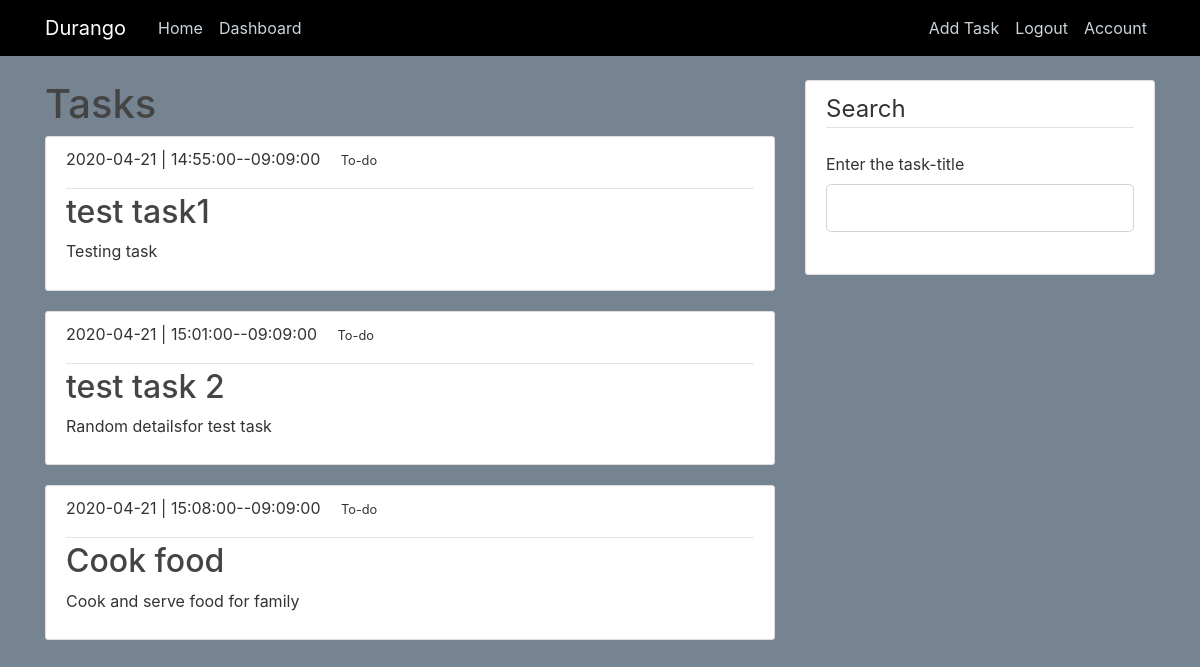
Page /dashboard (signed in) on the earlier database version.
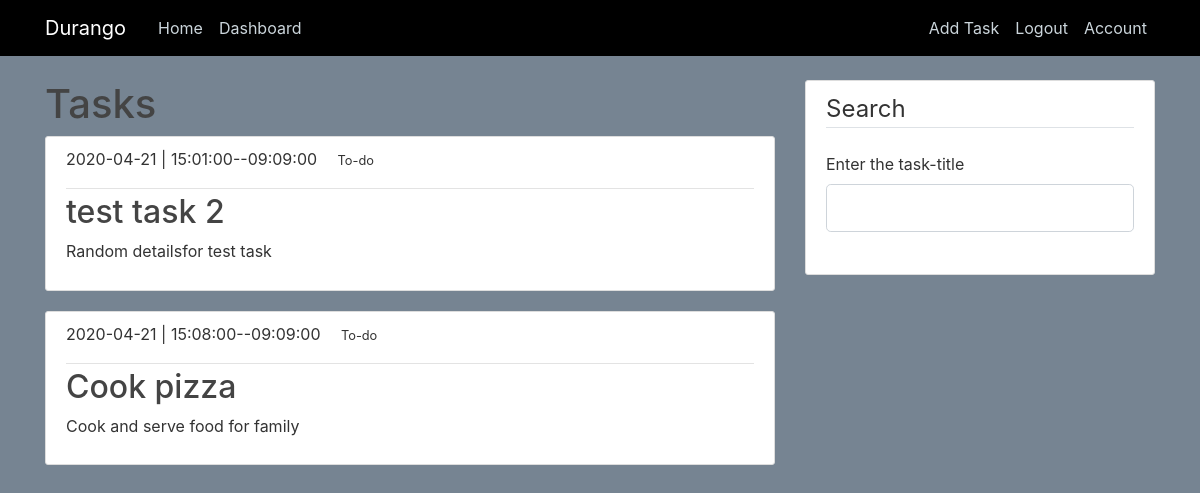
Same page on the later database version.
### durango/models.py (models this page shows, shortened)
class Task(db.Model):
    id=db.Column(db.Integer,primary_key=True)
    title=db.Column(db.String(100), nullable=False)
    date=db.Column(db.Date(),nullable=False)
    starttime=db.Column(db.Time,nullable=False)
    endtime=db.Column(db.Time,nullable=False)
    details=db.Column(db.Text,nullable=False)
    status=db.Column(db.String(20),nullable=False)
    user_id=db.Column(db.Integer, db.ForeignKey('user.id'),nullable=False)

### durango/routes.py (the view)
@app.route("/dashboard", methods=['GET', 'POST'])
@login_required
def dashboard():
    tasks=Task.query.all()
    form=SearchForm()
    if form.validate_on_submit():
        return render_template('search_task.html', title='Searched Task', tasks=tasks,form=form)
    return render_template('dashboard.html', title='Dashboard', tasks=tasks,form=form)

### durango/forms.py
class SearchForm(FlaskForm):
	search=StringField('Enter the task-title',validators=[DataRequired()])
	submit=SubmitField('Search')

### durango/models.py (called while the page is built)
@login_manager.user_loader
def load_user(user_id):
    return User.query.get(int(user_id)) #getting user by id

### durango/templates/dashboard.html (shortened to what this page needs)
{% extends "layout.html"%}
{% block content %}
<h1> Tasks </h1>
  {% for task in tasks %}
  {%if current_user.id==task.user_id%}
    <article class="media content-section">
      <div class="media-body">
        <div class="article-metadata">
          <p class="mr-2 ">{{ task.date }}  | {{ task.starttime }}--{{task.endtime}}
          <small class="text-black ml-3"> {{task.status}}
          </small></p>
        </div>
        <h2><a class="article-title" href="{{url_for('task',task_id=task.id)}}">{{ task.title }}</a></h2>
        <p class="article-content">{{ task.details }}</p>
      </div>
    </article>
  {%endif%}
  {% endfor %}
</div>
<div class="col-md-4">
<div class="content-section">
        <form method="POST" action="">
            <fieldset class="form-group">
                <legend class="border-bottom mb-4">Search</legend>
        <div class="form-group">
                    {{ form.search.label(class="form-control-label") }}
                    {% if form.search.errors %}
                        {{ form.search(class="form-control form-control-lg is-invalid") }}
                        <div class="invalid-feedback">
                            {% for error in form.search.errors %}
                                <span>{{ error }}</span>
                            {% endfor %}
                        </div>
                    {% else %}
                        {{ form.search(class="form-control form-control-lg") }}
                    {% endif %}
                </div>
              </fieldset>
            </form>
          </div>
        </div>
{% endblock content%}

### durango/templates/layout.html (shortened to what this page needs)
<!DOCTYPE html>
<html>
<head>
    <link rel="stylesheet" href="https://stackpath.bootstrapcdn.com/bootstrap/4.1.3/css/bootstrap.min.css">
    <link rel="stylesheet" type="text/css"  href="{{url_for('static', filename='main.css')}}">
</head>
<body>
	<header class="site-header">
	  <nav class="navbar navbar-expand-md navbar-dark bg-steel fixed-top">
	    <div class="container">
	      <a class="navbar-brand mr-4 ml-20" href="/">Durango</a>
	      <div class="collapse navbar-collapse" id="navbarToggle">
	        <div class="navbar-nav mr-auto">
	          <a class="nav-item nav-link" href="/">Home</a>
	          <a class="nav-item nav-link" href="/dashboard">Dashboard</a>
	        </div>
          <div class="navbar-nav">
          {%if current_user.is_authenticated%}
          <a class="nav-item nav-link" href="/task/new">Add Task</a>
          <a class="nav-item nav-link" href="/logout">Logout</a>
          <a class="nav-item nav-link" href="/account">Account</a>
          {%else%}
	        <a class="nav-item nav-link" href="/login">Login</a>
	        <a class="nav-item nav-link" href="/register">Register</a>
	         {%endif%}
          </div>
	      </div>
	    </div>
	  </nav>
	</header>
	<main role="main" class="container">
  <div class="row">
    <div class="col-md-8">
      {% block content %}{% endblock %}
      </div>
</main>
</body>
</html>

### durango/static/main.css (style rules this page uses)
body { background: #768492; color: #333333; margin-top: 5rem; }
h1,h2, h3, h4, h5, h6 { color: #444444; }
.bg-steel { background-color: #000000; }
.site-header .navbar-nav .nav-link { color: #cbd5db; }
.content-section { background: #ffffff; padding: 10.1px 20px; border: 1px solid #dddddd; border-radius: 3px; margin-bottom: 20px; }
.article-title { color: #444444; }
.article-content { white-space: pre-line; }
.article-metadata { padding-bottom: 1px; margin-bottom: 4px; border-bottom: 1px solid #e3e3e3 }

Differences in the rows shown:
removed Task: date "2020-04-21", starttime "14:55:00", endtime "09:09:00", status "To-do", title "test task1", details "Testing task"
changed Task "Cook and serve food for family": title "Cook food" → "Cook pizza"
